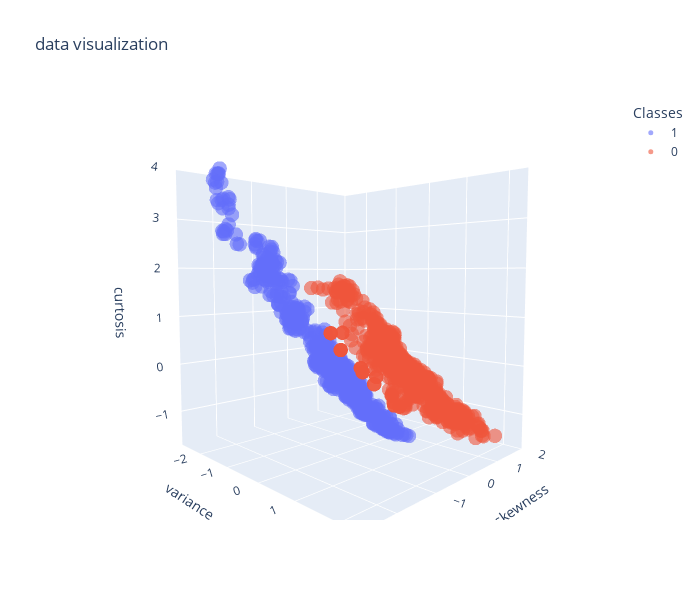

Source (notebook cell):
### Markdown cell above
le correlazioni maggiori tra le variabili sono:
- class e variance
- curtosis e skewness

### Code cell
data = pd.DataFrame({
    'variance': X_scaled[:, 0],
    'skewness': X_scaled[:, 1],
    'curtosis': X_scaled[:, 2],
    'Classes': labels.astype(str)
})

fig = px.scatter_3d(data, x='variance', y='skewness', z='curtosis', color='Classes', title='data visualization', opacity=0.6, width=700, height=600 )
fig.update_layout(scene_camera=dict(eye=dict(x=1.4, y=-1.4, z=0.14)))
fig.update_traces(marker=dict(size=5))
fig.show()

### Figure 1 — Plotly figure (JSON) as saved in the notebook; plotly's stock layout.template omitted (floating-point values rounded to 4 significant figures; data arrays with more than 128 entries replaced by an {"elided": "..."} marker saying what was removed)
{"data": [{"hovertemplate": "Classes=1<br>variance=%{x}<br>skewness=%{y}<br>curtosis=%{z}<extra></extra>", "legendgroup": "1", "marker": {"color": "#636efa", "opacity": 0.6, "size": 5, "symbol": "circle"}, "mode": "markers", "name": "1", "scene": "scene", "showlegend": true, "type": "scatter3d", "x": {"elided": "610 float values"}, "y": {"elided": "610 float values"}, "z": {"elided": "610 float values"}}, {"hovertemplate": "Classes=0<br>variance=%{x}<br>skewness=%{y}<br>curtosis=%{z}<extra></extra>", "legendgroup": "0", "marker": {"color": "#EF553B", "opacity": 0.6, "size": 5, "symbol": "circle"}, "mode": "markers", "name": "0", "scene": "scene", "showlegend": true, "type": "scatter3d", "x": {"elided": "762 float values"}, "y": {"elided": "762 float values"}, "z": {"elided": "762 float values"}}], "layout": {"height": 600, "legend": {"title": {"text": "Classes"}, "tracegroupgap": 0}, "scene": {"camera": {"eye": {"x": 1.4, "y": -1.4, "z": 0.14}}, "domain": {"x": [0, 1], "y": [0, 1]}, "xaxis": {"title": {"text": "variance"}}, "yaxis": {"title": {"text": "skewness"}}, "zaxis": {"title": {"text": "curtosis"}}}, "title": {"text": "data visualization"}, "width": 700}}
